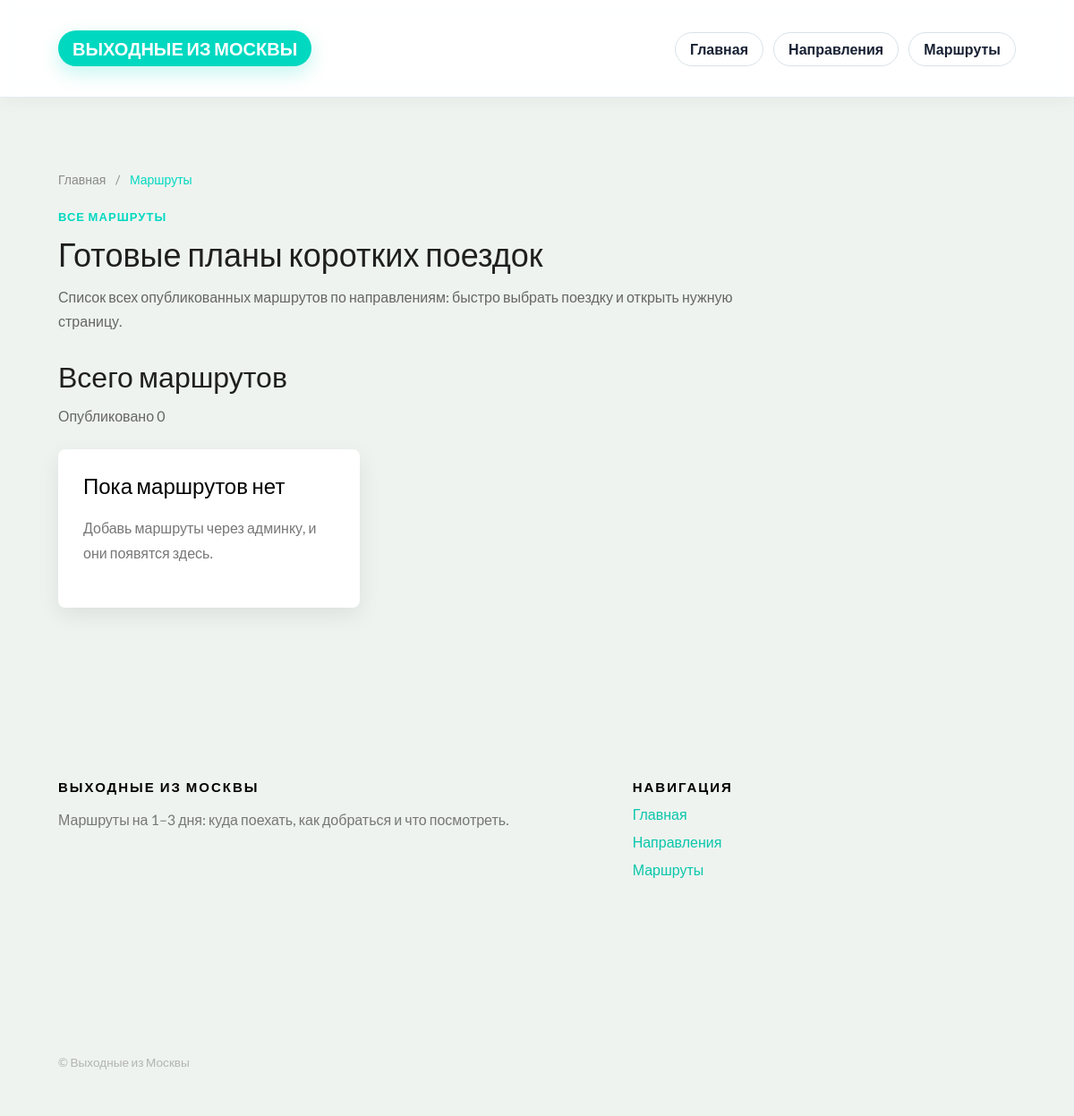
The app's page /routes/, older data.
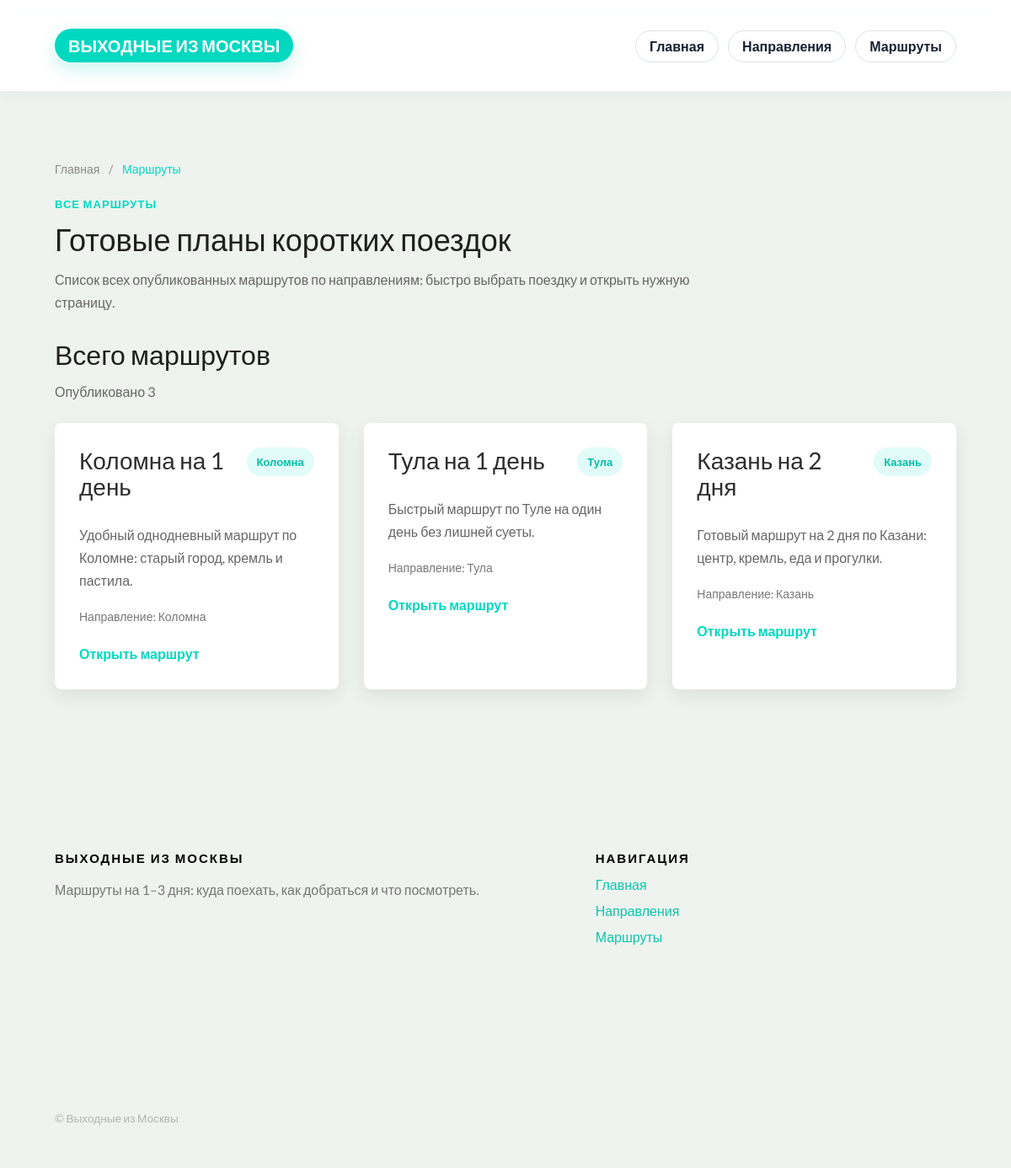
The same page, newer data.
### routes/models.py (models this page shows, shortened)
class Route(models.Model):
    destination = models.ForeignKey(
        Destination,
        on_delete=models.CASCADE,
        related_name="routes",
        verbose_name="Направление",
    )
    title = models.CharField("Название маршрута", max_length=200)
    slug = models.SlugField("Слаг", unique=True)
    short_description = models.CharField("Короткое описание", max_length=255)
    estimated_time = models.CharField(
        "Ориентировочное время",
        max_length=100,
        blank=True,
    )
    route_includes = models.TextField(
        "Что входит в маршрут",
        blank=True,
    )
    suitable_for = models.TextField(
        "Подходит кому",
        blank=True,
    )
    content = models.TextField("Полный текст", blank=True)
    is_published = models.BooleanField("Опубликовано", default=True)
    created_at = models.DateTimeField("Создано", auto_now_add=True)
    class Meta:
        verbose_name = "Маршрут"
        verbose_name_plural = "Маршруты"
        ordering = ["title"]
    def get_absolute_url(self):
        return reverse("routes:detail", kwargs={"slug": self.slug})

### destinations/models.py (models this page shows, shortened)
class Destination(models.Model):
    TRANSPORT_CHOICES = [
        ("train", "Поезд"),
        ("car", "Машина"),
        ("bus", "Автобус"),
        ("plane", "Самолет"),
        ("mixed", "Несколько вариантов"),
    ]
    name = models.CharField("Название", max_length=100)
    slug = models.SlugField("Слаг", unique=True)
    short_description = models.CharField("Короткое описание", max_length=255)
    description = models.TextField("Полное описание", blank=True)
    how_to_get = models.TextField("Как добраться", blank=True)
    what_to_see = models.TextField("Что посмотреть", blank=True)
    budget = models.CharField("Бюджет", max_length=255, blank=True)
    days_count = models.CharField("На сколько дней", max_length=100, blank=True)
    transport_type = models.CharField(
        "Лучший транспорт",
        max_length=20,
        choices=TRANSPORT_CHOICES,
        blank=True,
    )
    hero_image = models.ImageField(
        "Hero фото",
        upload_to="destinations/heroes/",
        blank=True,
        null=True,
    )
    gallery_image_1 = models.ImageField(
        "Галерея фото 1",
        upload_to="destinations/gallery/",
        blank=True,
        null=True,
    )
    gallery_image_2 = models.ImageField(
        "Галерея фото 2",
        upload_to="destinations/gallery/",
        blank=True,
        null=True,
    )
    gallery_image_3 = models.ImageField(
        "Галерея фото 3",
        upload_to="destinations/gallery/",
        blank=True,
        null=True,
    )
    is_published = models.BooleanField("Опубликовано", default=True)
    created_at = models.DateTimeField("Создано", auto_now_add=True)
    class Meta:
        verbose_name = "Направление"
        verbose_name_plural = "Направления"
        ordering = ["name"]

### routes/views.py (the view)
# urls.py: path("", route_list, name="list"),
def route_list(request):
    routes_queryset = (
        Route.objects
        .filter(is_published=True)
        .select_related("destination")
        .order_by("-created_at")
    )
    paginator = Paginator(routes_queryset, 6)
    page_number = request.GET.get("page")
    routes = paginator.get_page(page_number)
    return render(
        request,
        "routes/list.html",
        {"routes": routes},
    )

### routes/templates/routes/list.html (shortened to what this page needs)
{% extends "base.html" %}
{% block content %}
<section class="section">
    <div class="gtco-container">
        <div style="margin-bottom: 18px; font-size: 14px; color: #8a8a8a;">
            <a href="/" style="color: #8a8a8a; text-decoration: none;">Главная</a>
            <span style="margin: 0 8px;">/</span>
            <span style="color: #00d8c0;">Маршруты</span>
        </div>
        <div class="section-head">
            <div>
                <p class="section-kicker">Все маршруты</p>
                <h1 class="section-title">Готовые планы коротких поездок</h1>
                <p class="promo-text">
                    Список всех опубликованных маршрутов по направлениям:
                    быстро выбрать поездку и открыть нужную страницу.
                </p>
            </div>
        </div>
        <div style="margin-bottom: 24px;">
            <h2 class="section-title" style="font-size: 32px; margin-bottom: 10px;">Всего маршрутов</h2>
            <p class="card-text" style="margin-bottom: 0;">Опубликовано {{ routes.paginator.count }}</p>
        </div>
        <div class="cards cards-3">
            {% for route in routes %}
                <a href="{{ route.get_absolute_url }}" class="card destination-card card-clickable">
                    <div class="card-top">
                        <h3>{{ route.title }}</h3>
                        <span class="tag">{{ route.destination.name }}</span>
                    </div>
                    <p class="card-text">{{ route.short_description }}</p>
                    <div class="meta-list">
                        <span class="meta-item">
                            Направление: {{ route.destination.name }}
                        </span>
                    </div>
                    <span class="card-link">Открыть маршрут</span>
                </a>
            {% empty %}
                <div class="empty-box">
                    <h3>Пока маршрутов нет</h3>
                    <p>Добавь маршруты через админку, и они появятся здесь.</p>
                </div>
            {% endfor %}
        </div>
    </div>
</section>
{% endblock %}

Row changes from the older to the newer data that the page shows:
added Route: title "Коломна на 1 день", destination.name "Коломна", short_description "Удобный однодневный маршрут по Коломне: старый город, кремль и пастила."
added Route: title "Тула на 1 день", destination.name "Тула", short_description "Быстрый маршрут по Туле на один день без лишней суеты."
added Route: title "Казань на 2 дня", destination.name "Казань", short_description "Готовый маршрут на 2 дня по Казани: центр, кремль, еда и прогулки."
Text that changed along with them:
{{ routes.paginator.count }}: "0" → "3"
text no longer shown: "Пока маршрутов нет Добавь маршруты через админку, и они появятся здесь."
